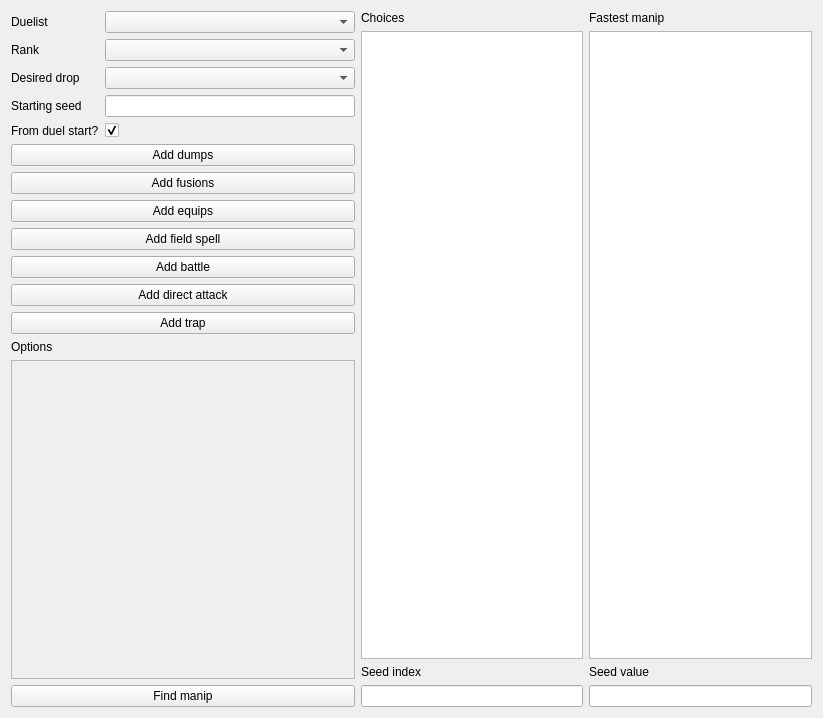
<?xml version="1.0" encoding="UTF-8"?>
<ui version="4.0">
 <class>ManipFinderForm</class>
 <widget class="QWidget" name="ManipFinderForm">
  <property name="geometry">
   <rect>
    <x>0</x>
    <y>0</y>
    <width>823</width>
    <height>718</height>
   </rect>
  </property>
  <property name="windowTitle">
   <string>Form</string>
  </property>
  <layout class="QHBoxLayout" name="horizontalLayout">
   <item>
    <layout class="QVBoxLayout" name="verticalLayout">
     <item>
      <layout class="QGridLayout" name="gridLayout_2">
       <item row="1" column="0">
        <widget class="QLabel" name="label_6">
         <property name="text">
          <string>Rank</string>
         </property>
        </widget>
       </item>
       <item row="0" column="0">
        <widget class="QLabel" name="label_5">
         <property name="text">
          <string>Duelist</string>
         </property>
        </widget>
       </item>
       <item row="4" column="0">
        <widget class="QLabel" name="label_9">
         <property name="text">
          <string>From duel start?</string>
         </property>
        </widget>
       </item>
       <item row="2" column="0">
        <widget class="QLabel" name="label_7">
         <property name="text">
          <string>Desired drop</string>
         </property>
        </widget>
       </item>
       <item row="3" column="0">
        <widget class="QLabel" name="label_8">
         <property name="text">
          <string>Starting seed</string>
         </property>
        </widget>
       </item>
       <item row="0" column="1">
        <widget class="QComboBox" name="duelistBox"/>
       </item>
       <item row="1" column="1">
        <widget class="QComboBox" name="rankBox"/>
       </item>
       <item row="2" column="1">
        <widget class="QComboBox" name="dropBox">
         <property name="minimumSize">
          <size>
           <width>250</width>
           <height>0</height>
          </size>
         </property>
        </widget>
       </item>
       <item row="3" column="1">
        <widget class="QLineEdit" name="seedBox"/>
       </item>
       <item row="4" column="1">
        <widget class="QCheckBox" name="startCheck">
         <property name="text">
          <string/>
         </property>
         <property name="checked">
          <bool>true</bool>
         </property>
        </widget>
       </item>
      </layout>
     </item>
     <item>
      <widget class="QPushButton" name="dumpsBtn">
       <property name="text">
        <string>Add dumps</string>
       </property>
      </widget>
     </item>
     <item>
      <widget class="QPushButton" name="fusionBtn">
       <property name="text">
        <string>Add fusions</string>
       </property>
      </widget>
     </item>
     <item>
      <widget class="QPushButton" name="equipsBtn">
       <property name="text">
        <string>Add equips</string>
       </property>
      </widget>
     </item>
     <item>
      <widget class="QPushButton" name="fieldsBtn">
       <property name="text">
        <string>Add field spell</string>
       </property>
      </widget>
     </item>
     <item>
      <widget class="QPushButton" name="battleBtn">
       <property name="text">
        <string>Add battle</string>
       </property>
      </widget>
     </item>
     <item>
      <widget class="QPushButton" name="directBtn">
       <property name="text">
        <string>Add direct attack</string>
       </property>
      </widget>
     </item>
     <item>
      <widget class="QPushButton" name="trapBtn">
       <property name="text">
        <string>Add trap</string>
       </property>
      </widget>
     </item>
     <item>
      <widget class="QLabel" name="label_10">
       <property name="text">
        <string>Options</string>
       </property>
      </widget>
     </item>
     <item>
      <widget class="OptsChanger" name="optsChanger">
       <property name="minimumSize">
        <size>
         <width>0</width>
         <height>225</height>
        </size>
       </property>
       <property name="widgetResizable">
        <bool>true</bool>
       </property>
       <widget class="QWidget" name="scrollAreaWidgetContents">
        <property name="geometry">
         <rect>
          <x>0</x>
          <y>0</y>
          <width>351</width>
          <height>248</height>
         </rect>
        </property>
       </widget>
      </widget>
     </item>
     <item>
      <widget class="QPushButton" name="manipBtn">
       <property name="text">
        <string>Find manip</string>
       </property>
      </widget>
     </item>
    </layout>
   </item>
   <item>
    <layout class="QGridLayout" name="gridLayout">
     <item row="0" column="0">
      <widget class="QLabel" name="label">
       <property name="text">
        <string>Choices</string>
       </property>
      </widget>
     </item>
     <item row="2" column="1">
      <widget class="QLabel" name="label_4">
       <property name="text">
        <string>Seed value</string>
       </property>
      </widget>
     </item>
     <item row="1" column="1">
      <widget class="QTextEdit" name="manipBox">
       <property name="readOnly">
        <bool>true</bool>
       </property>
      </widget>
     </item>
     <item row="2" column="0">
      <widget class="QLabel" name="label_3">
       <property name="text">
        <string>Seed index</string>
       </property>
      </widget>
     </item>
     <item row="1" column="0">
      <widget class="QListView" name="choicesBox"/>
     </item>
     <item row="0" column="1">
      <widget class="QLabel" name="label_2">
       <property name="text">
        <string>Fastest manip</string>
       </property>
      </widget>
     </item>
     <item row="3" column="0">
      <widget class="QLineEdit" name="convertLeftBox"/>
     </item>
     <item row="3" column="1">
      <widget class="QLineEdit" name="convertRightBox"/>
     </item>
    </layout>
   </item>
  </layout>
 </widget>
 <customwidgets>
  <customwidget>
   <class>OptsChanger</class>
   <extends>QScrollArea</extends>
   <header>optschanger.hpp</header>
   <container>1</container>
  </customwidget>
 </customwidgets>
 <resources/>
 <connections/>
</ui>
